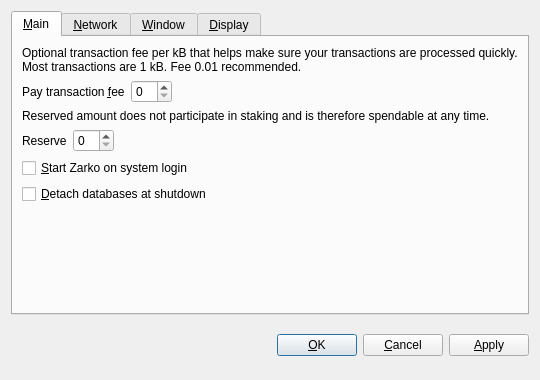
<?xml version="1.0" encoding="UTF-8"?>
<ui version="4.0">
 <class>OptionsDialog</class>
 <widget class="QDialog" name="OptionsDialog">
  <property name="geometry">
   <rect>
    <x>0</x>
    <y>0</y>
    <width>540</width>
    <height>380</height>
   </rect>
  </property>
  <property name="windowTitle">
   <string>Options</string>
  </property>
  <property name="modal">
   <bool>true</bool>
  </property>
  <layout class="QVBoxLayout" name="verticalLayout">
   <item>
    <widget class="QTabWidget" name="tabWidget">
     <property name="tabPosition">
      <enum>QTabWidget::North</enum>
     </property>
     <property name="currentIndex">
      <number>0</number>
     </property>
     <widget class="QWidget" name="tabMain">
      <attribute name="title">
       <string>&amp;Main</string>
      </attribute>
      <layout class="QVBoxLayout" name="verticalLayout_Main">
       <item>
        <widget class="QLabel" name="transactionFeeInfoLabel">
         <property name="text">
          <string>Optional transaction fee per kB that helps make sure your transactions are processed quickly. Most transactions are 1 kB. Fee 0.01 recommended.</string>
         </property>
         <property name="textFormat">
          <enum>Qt::PlainText</enum>
         </property>
         <property name="wordWrap">
          <bool>true</bool>
         </property>
        </widget>
       </item>
       <item>
        <layout class="QHBoxLayout" name="horizontalLayoutFee">
         <item>
          <widget class="QLabel" name="transactionFeeLabel">
           <property name="text">
            <string>Pay transaction &amp;fee</string>
           </property>
           <property name="textFormat">
            <enum>Qt::PlainText</enum>
           </property>
           <property name="buddy">
            <cstring>transactionFee</cstring>
           </property>
          </widget>
         </item>
         <item>
          <widget class="BitcoinAmountField" name="transactionFee"/>
         </item>
         <item>
          <spacer name="horizontalSpacerFee">
           <property name="orientation">
            <enum>Qt::Horizontal</enum>
           </property>
           <property name="sizeHint" stdset="0">
            <size>
             <width>40</width>
             <height>20</height>
            </size>
           </property>
          </spacer>
         </item>
        </layout>
       </item>
       <item>
        <widget class="QLabel" name="reserveBalanceInfoLabel">
         <property name="text">
          <string>Reserved amount does not participate in staking and is therefore spendable at any time.</string>
         </property>
         <property name="textFormat">
          <enum>Qt::PlainText</enum>
         </property>
         <property name="wordWrap">
          <bool>true</bool>
         </property>
        </widget>
       </item>
       <item>
        <layout class="QHBoxLayout" name="horizontalLayoutReserveBalance">
         <item>
          <widget class="QLabel" name="reserveBalanceLabel">
           <property name="text">
            <string>Reserve</string>
           </property>
           <property name="textFormat">
            <enum>Qt::PlainText</enum>
           </property>
           <property name="buddy">
            <cstring>reserveBalance</cstring>
           </property>
          </widget>
         </item>
         <item>
          <widget class="BitcoinAmountField" name="reserveBalance"/>
         </item>
         <item>
          <spacer name="horizontalSpacerReserveBalance">
           <property name="orientation">
            <enum>Qt::Horizontal</enum>
           </property>
           <property name="sizeHint" stdset="0">
            <size>
             <width>40</width>
             <height>20</height>
            </size>
           </property>
          </spacer>
         </item>
        </layout>
       </item>
       <item>
        <widget class="QCheckBox" name="bitcoinAtStartup">
         <property name="toolTip">
          <string>Automatically start Zarko after logging in to the system.</string>
         </property>
         <property name="text">
          <string>&amp;Start Zarko on system login</string>
         </property>
        </widget>
       </item>
       <item>
        <widget class="QCheckBox" name="detachDatabases">
         <property name="toolTip">
          <string>Detach block and address databases at shutdown. This means they can be moved to another data directory, but it slows down shutdown. The wallet is always detached.</string>
         </property>
         <property name="text">
          <string>&amp;Detach databases at shutdown</string>
         </property>
        </widget>
       </item>
       <item>
        <spacer name="verticalSpacer_Main">
         <property name="orientation">
          <enum>Qt::Vertical</enum>
         </property>
         <property name="sizeHint" stdset="0">
          <size>
           <width>20</width>
           <height>40</height>
          </size>
         </property>
        </spacer>
       </item>
      </layout>
     </widget>
     <widget class="QWidget" name="tabNetwork">
      <attribute name="title">
       <string>&amp;Network</string>
      </attribute>
      <layout class="QVBoxLayout" name="verticalLayout_Network">
       <item>
        <widget class="QCheckBox" name="mapPortUpnp">
         <property name="toolTip">
          <string>Automatically open the Zarko client port on the router. This only works when your router supports UPnP and it is enabled.</string>
         </property>
         <property name="text">
          <string>Map port using &amp;UPnP</string>
         </property>
        </widget>
       </item>
       <item>
        <widget class="QCheckBox" name="connectSocks">
         <property name="toolTip">
          <string>Connect to the Zarko network through a SOCKS proxy (e.g. when connecting through Tor).</string>
         </property>
         <property name="text">
          <string>&amp;Connect through SOCKS proxy:</string>
         </property>
        </widget>
       </item>
       <item>
        <layout class="QHBoxLayout" name="horizontalLayout_Network">
         <item>
          <widget class="QLabel" name="proxyIpLabel">
           <property name="text">
            <string>Proxy &amp;IP:</string>
           </property>
           <property name="textFormat">
            <enum>Qt::PlainText</enum>
           </property>
           <property name="buddy">
            <cstring>proxyIp</cstring>
           </property>
          </widget>
         </item>
         <item>
          <widget class="QValidatedLineEdit" name="proxyIp">
           <property name="maximumSize">
            <size>
             <width>140</width>
             <height>16777215</height>
            </size>
           </property>
           <property name="toolTip">
            <string>IP address of the proxy (e.g. 127.0.0.1)</string>
           </property>
          </widget>
         </item>
         <item>
          <widget class="QLabel" name="proxyPortLabel">
           <property name="text">
            <string>&amp;Port:</string>
           </property>
           <property name="textFormat">
            <enum>Qt::PlainText</enum>
           </property>
           <property name="buddy">
            <cstring>proxyPort</cstring>
           </property>
          </widget>
         </item>
         <item>
          <widget class="QLineEdit" name="proxyPort">
           <property name="maximumSize">
            <size>
             <width>55</width>
             <height>16777215</height>
            </size>
           </property>
           <property name="toolTip">
            <string>Port of the proxy (e.g. 9050)</string>
           </property>
          </widget>
         </item>
         <item>
          <widget class="QLabel" name="socksVersionLabel">
           <property name="text">
            <string>SOCKS &amp;Version:</string>
           </property>
           <property name="textFormat">
            <enum>Qt::PlainText</enum>
           </property>
           <property name="buddy">
            <cstring>socksVersion</cstring>
           </property>
          </widget>
         </item>
         <item>
          <widget class="QValueComboBox" name="socksVersion">
           <property name="toolTip">
            <string>SOCKS version of the proxy (e.g. 5)</string>
           </property>
          </widget>
         </item>
         <item>
          <spacer name="horizontalSpacer_Network">
           <property name="orientation">
            <enum>Qt::Horizontal</enum>
           </property>
           <property name="sizeHint" stdset="0">
            <size>
             <width>40</width>
             <height>20</height>
            </size>
           </property>
          </spacer>
         </item>
        </layout>
       </item>
       <item>
        <spacer name="verticalSpacer_Network">
         <property name="orientation">
          <enum>Qt::Vertical</enum>
         </property>
         <property name="sizeHint" stdset="0">
          <size>
           <width>20</width>
           <height>40</height>
          </size>
         </property>
        </spacer>
       </item>
      </layout>
     </widget>
     <widget class="QWidget" name="tabWindow">
      <attribute name="title">
       <string>&amp;Window</string>
      </attribute>
      <layout class="QVBoxLayout" name="verticalLayout_Window">
       <item>
        <widget class="QCheckBox" name="minimizeToTray">
         <property name="toolTip">
          <string>Show only a tray icon after minimizing the window.</string>
         </property>
         <property name="text">
          <string>&amp;Minimize to the tray instead of the taskbar</string>
         </property>
        </widget>
       </item>
       <item>
        <widget class="QCheckBox" name="minimizeOnClose">
         <property name="toolTip">
          <string>Minimize instead of exit the application when the window is closed. When this option is enabled, the application will be closed only after selecting Quit in the menu.</string>
         </property>
         <property name="text">
          <string>M&amp;inimize on close</string>
         </property>
        </widget>
       </item>
       <item>
        <spacer name="verticalSpacer_Window">
         <property name="orientation">
          <enum>Qt::Vertical</enum>
         </property>
         <property name="sizeHint" stdset="0">
          <size>
           <width>20</width>
           <height>40</height>
          </size>
         </property>
        </spacer>
       </item>
      </layout>
     </widget>
     <widget class="QWidget" name="tabDisplay">
      <attribute name="title">
       <string>&amp;Display</string>
      </attribute>
      <layout class="QVBoxLayout" name="verticalLayout_Display">
       <item>
        <layout class="QHBoxLayout" name="horizontalLayout_1_Display">
         <item>
          <widget class="QLabel" name="langLabel">
           <property name="text">
            <string>User Interface &amp;language:</string>
           </property>
           <property name="textFormat">
            <enum>Qt::PlainText</enum>
           </property>
           <property name="buddy">
            <cstring>lang</cstring>
           </property>
          </widget>
         </item>
         <item>
          <widget class="QValueComboBox" name="lang">
           <property name="toolTip">
            <string>The user interface language can be set here. This setting will take effect after restarting Zarko.</string>
           </property>
          </widget>
         </item>
        </layout>
       </item>
       <item>
        <layout class="QHBoxLayout" name="horizontalLayout_2_Display">
         <item>
          <widget class="QLabel" name="unitLabel">
           <property name="text">
            <string>&amp;Unit to show amounts in:</string>
           </property>
           <property name="textFormat">
            <enum>Qt::PlainText</enum>
           </property>
           <property name="buddy">
            <cstring>unit</cstring>
           </property>
          </widget>
         </item>
         <item>
          <widget class="QValueComboBox" name="unit">
           <property name="toolTip">
            <string>Choose the default subdivision unit to show in the interface and when sending coins.</string>
           </property>
          </widget>
         </item>
        </layout>
       </item>
        <item>
        <widget class="QCheckBox" name="useZarkoTheme">
         <property name="text">
          <string>Use Zarko visual theme (requires restart)</string>
         </property>
        </widget>
       </item>
       <item>
        <widget class="QCheckBox" name="displayAddresses">
         <property name="toolTip">
          <string>Whether to show Zarko addresses in the transaction list or not.</string>
         </property>
         <property name="text">
          <string>&amp;Display addresses in transaction list</string>
         </property>
        </widget>
       </item>
       <item>
        <widget class="QCheckBox" name="coinControlFeatures">
         <property name="toolTip">
          <string>Whether to show coin control features or not.</string>
         </property>
         <property name="text">
          <string>Display coin &amp;control features (experts only!)</string>
         </property>
        </widget>
       </item>
       <item>
        <spacer name="verticalSpacer_Display">
         <property name="orientation">
          <enum>Qt::Vertical</enum>
         </property>
         <property name="sizeHint" stdset="0">
          <size>
           <width>20</width>
           <height>40</height>
          </size>
         </property>
        </spacer>
       </item>
      </layout>
     </widget>
    </widget>
   </item>
   <item>
    <layout class="QHBoxLayout" name="horizontalLayout_Buttons">
     <item>
      <spacer name="horizontalSpacer_1">
       <property name="orientation">
        <enum>Qt::Horizontal</enum>
       </property>
       <property name="sizeHint" stdset="0">
        <size>
         <width>40</width>
         <height>48</height>
        </size>
       </property>
      </spacer>
     </item>
     <item>
      <widget class="QLabel" name="statusLabel">
       <property name="font">
        <font>
         <weight>75</weight>
         <bold>true</bold>
        </font>
       </property>
       <property name="text">
        <string/>
       </property>
       <property name="textFormat">
        <enum>Qt::PlainText</enum>
       </property>
       <property name="wordWrap">
        <bool>true</bool>
       </property>
      </widget>
     </item>
     <item>
      <spacer name="horizontalSpacer_2">
       <property name="orientation">
        <enum>Qt::Horizontal</enum>
       </property>
       <property name="sizeHint" stdset="0">
        <size>
         <width>40</width>
         <height>48</height>
        </size>
       </property>
      </spacer>
     </item>
     <item>
      <widget class="QPushButton" name="okButton">
       <property name="text">
        <string>&amp;OK</string>
       </property>
      </widget>
     </item>
     <item>
      <widget class="QPushButton" name="cancelButton">
       <property name="text">
        <string>&amp;Cancel</string>
       </property>
       <property name="autoDefault">
        <bool>false</bool>
       </property>
      </widget>
     </item>
     <item>
      <widget class="QPushButton" name="applyButton">
       <property name="text">
        <string>&amp;Apply</string>
       </property>
       <property name="autoDefault">
        <bool>false</bool>
       </property>
      </widget>
     </item>
    </layout>
   </item>
  </layout>
 </widget>
 <customwidgets>
  <customwidget>
   <class>BitcoinAmountField</class>
   <extends>QSpinBox</extends>
   <header>bitcoinamountfield.h</header>
  </customwidget>
  <customwidget>
   <class>QValueComboBox</class>
   <extends>QComboBox</extends>
   <header>qvaluecombobox.h</header>
  </customwidget>
  <customwidget>
   <class>QValidatedLineEdit</class>
   <extends>QLineEdit</extends>
   <header>qvalidatedlineedit.h</header>
  </customwidget>
 </customwidgets>
 <resources/>
 <connections/>
</ui>
